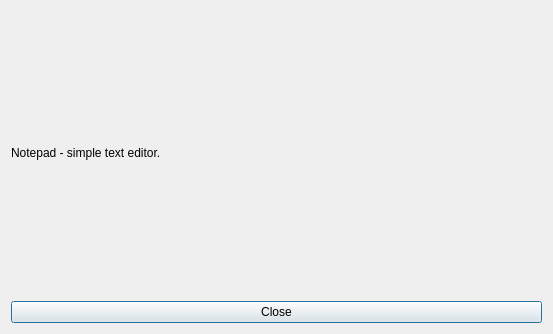
<?xml version="1.0" encoding="UTF-8"?>
<ui version="4.0">
 <class>about</class>
 <widget class="QDialog" name="about">
  <property name="geometry">
   <rect>
    <x>0</x>
    <y>0</y>
    <width>553</width>
    <height>334</height>
   </rect>
  </property>
  <property name="windowTitle">
   <string>Dialog</string>
  </property>
  <layout class="QVBoxLayout" name="verticalLayout">
   <item>
    <widget class="QLabel" name="label">
     <property name="text">
      <string>Notepad - simple text editor.</string>
     </property>
    </widget>
   </item>
   <item>
    <widget class="QPushButton" name="pushButton">
     <property name="text">
      <string>Close</string>
     </property>
    </widget>
   </item>
  </layout>
 </widget>
 <resources/>
 <connections>
  <connection>
   <sender>pushButton</sender>
   <signal>clicked()</signal>
   <receiver>about</receiver>
   <slot>close()</slot>
   <hints>
    <hint type="sourcelabel">
     <x>534</x>
     <y>315</y>
    </hint>
    <hint type="destinationlabel">
     <x>550</x>
     <y>312</y>
    </hint>
   </hints>
  </connection>
 </connections>
</ui>
